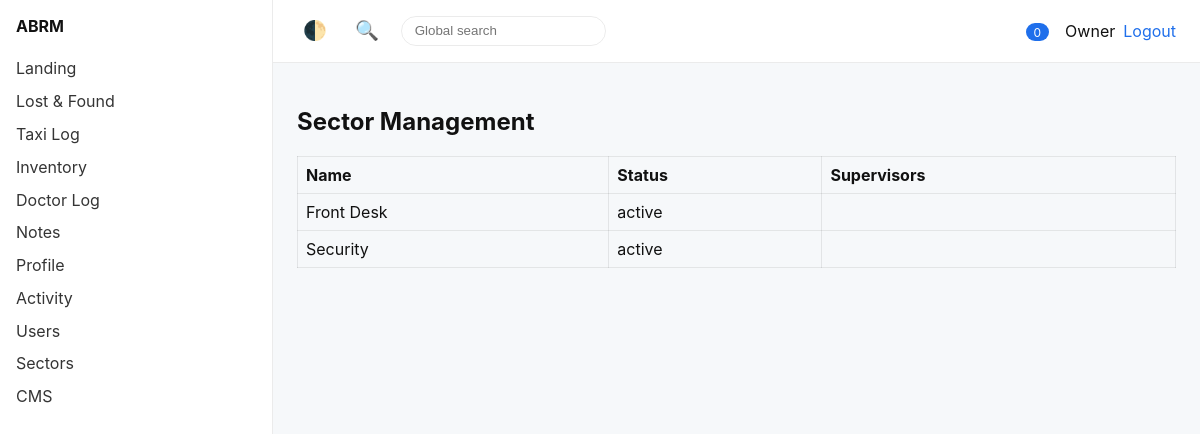
Page /sectors (signed in) on the earlier database version.
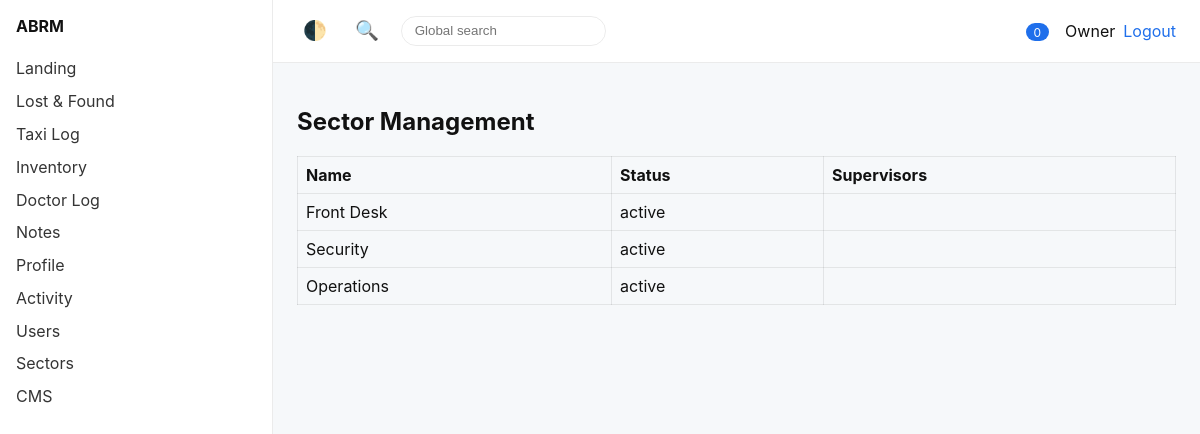
Same page on the later database version.
### tables this page shows
CREATE TABLE users (
    id INT AUTO_INCREMENT PRIMARY KEY,
    name VARCHAR(120) NOT NULL,
    email VARCHAR(160) NOT NULL UNIQUE,
    password_hash VARCHAR(255) NOT NULL,
    role_id INT,
    role_key VARCHAR(50) DEFAULT 'user',
    sector_id INT,
    status ENUM('active','suspended') DEFAULT 'active',
    theme_preference VARCHAR(20) DEFAULT 'light',
    theme_preset VARCHAR(40) DEFAULT 'default',
    language VARCHAR(10) DEFAULT 'en',
    date_format VARCHAR(20) DEFAULT 'Y-m-d',
    time_format VARCHAR(20) DEFAULT 'H:i',
    profile_picture_path VARCHAR(255),
    failed_attempts INT DEFAULT 0,
    locked_until DATETIME NULL,
    last_login_at DATETIME NULL,
    created_at TIMESTAMP DEFAULT CURRENT_TIMESTAMP,
    updated_at TIMESTAMP DEFAULT CURRENT_TIMESTAMP ON UPDATE CURRENT_TIMESTAMP
);

CREATE TABLE sectors (
    id INT AUTO_INCREMENT PRIMARY KEY,
    name VARCHAR(120) NOT NULL,
    status ENUM('active','suspended') DEFAULT 'active'
);

### src/Core/View.php (called while the page is built, shortened)
<?php
class View
{
    public function render(string $template, array $data = []): void
    {
        extract($data, EXTR_SKIP);
        $templatePath = __DIR__ . '/../../templates/' . $template . '.php';
        include $templatePath;
    }
}

### src/Modules/SectorManagement/SectorManagementController.php (called while the page is built, shortened)
<?php
class SectorManagementController extends Controller
{
    public function index(): void
    {
        $db = Database::connection();
        $stmt = $db->query('SELECT s.*, GROUP_CONCAT(u.name) as supervisors FROM sectors s LEFT JOIN sector_supervisors ss ON ss.sector_id = s.id LEFT JOIN users u ON u.id = ss.user_id GROUP BY s.id');
        $sectors = $stmt->fetchAll();
        $this->view->render('sector_management/index', [
            'user' => $this->auth->user(),
            'sectors' => $sectors,
            'csrf' => CSRF::token(),
        ]);
    }
}

### public/index.php (called while the page is built, shortened)
<?php
require_once __DIR__ . '/../bootstrap.php';
$router = new Router();
$router->get('/', function () {
    (new LandingController())->index();
});
$router->get('/lost-and-found', function () {
    (new LostAndFoundController())->index();
});
$router->post('/lost-and-found', function () {
    (new LostAndFoundController())->store();
});
$router->get('/lost-and-found/recycle-bin', function () {
    (new LostAndFoundController())->recycleBin();
});
$router->post('/lost-and-found/change-state', function () {
    (new LostAndFoundController())->changeState();
});
$router->post('/lost-and-found/delete', function () {
    (new LostAndFoundController())->delete();
});
$router->post('/lost-and-found/restore', function () {
    (new LostAndFoundController())->restore();
});
$router->post('/lost-and-found/release', function () {
    (new LostAndFoundController())->release();
});
$router->post('/lost-and-found/save-filter', function () {
    (new LostAndFoundController())->saveFilter();
});
$router->post('/lost-and-found/export', function () {
    (new LostAndFoundController())->export();
});
$router->post('/lost-and-found/update-text', function () {
    (new LostAndFoundController())->updateText();
});
$router->get('/taxi-log', function () {
    (new TaxiLogController())->index();
});
$router->post('/taxi-log', function () {
    (new TaxiLogController())->store();
});
$router->post('/taxi-log/delete', function () {
    (new TaxiLogController())->delete();
});
$router->post('/taxi-log/save-filter', function () {
    (new TaxiLogController())->saveFilter();
});
$router->post('/taxi-log/export', function () {
    (new TaxiLogController())->export();
});
$router->get('/inventory', function () {
    (new InventoryController())->index();
});
$router->post('/inventory', function () {
    (new InventoryController())->store();
});
$router->post('/inventory/movement', function () {
    (new InventoryController())->movement();
});
$router->post('/inventory/start-stocktake', function () {
    (new InventoryController())->startStocktake();
});
$router->post('/inventory/update-stocktake', function () {
    (new InventoryController())->updateStocktake();
});
$router->post('/inventory/save-filter', function () {
    (new InventoryController())->saveFilter();
});
$router->post('/inventory/export', function () {
    (new InventoryController())->export();
});
$router->get('/doctor-log', function () {
    (new DoctorLogController())->index();
});
$router->post('/doctor-log', function () {
    (new DoctorLogController())->store();
});
$router->post('/doctor-log/delete', function () {
    (new DoctorLogController())->delete();
});
$router->post('/doctor-log/save-filter', function () {
    (new DoctorLogController())->saveFilter();
});
$router->post('/doctor-log/export', function () {
    (new DoctorLogController())->export();
});
$router->get('/notes', function () {
    (new NotesController())->index();
});
$router->post('/notes', function () {
    (new NotesController())->store();
});
$router->post('/notes/checklist', function () {
    (new NotesController())->toggleChecklist();
});
$router->post('/notes/comment', function () {
    (new NotesController())->comment();
});
$router->post('/notes/share', function () {
    (new NotesController())->share();
});
$router->post('/notes/pin', function () {
    (new NotesController())->pin();
});
$router->post('/notes/favourite', function () {
    (new NotesController())->favourite();
});
$router->post('/notes/save-filter', function () {
    (new NotesController())->saveFilter();
});
$router->get('/profile', function () {
    (new UserProfileController())->index();
});
$router->get('/users', function () {
    (new UserManagementController())->index();
});
$router->get('/sectors', function () {
    (new SectorManagementController())->index();
});
$router->get('/activity', function () {
    (new UserActivityController())->index();
});
$router->post('/activity/export', function () {
    (new UserActivityController())->export();
});
$router->get('/cms', function () {
    (new CmsController())->index();
});
$router->dispatch(parse_url($_SERVER['REQUEST_URI'], PHP_URL_PATH), $_SERVER['REQUEST_METHOD']);

### src/Core/Router.php (called while the page is built, shortened)
<?php
class Router
{
    private array $routes = [];
    public function get(string $path, callable $handler): void
    {
        $this->routes['GET'][$path] = $handler;
    }
    public function post(string $path, callable $handler): void
    {
        $this->routes['POST'][$path] = $handler;
    }
    public function dispatch(string $path, string $method)
    {
        $method = strtoupper($method);
        $path = rtrim($path, '/') ?: '/';
        if (isset($this->routes[$method][$path])) {
            return call_user_func($this->routes[$method][$path]);
        }
        return null;
    }
}

### src/Core/Auth.php (called while the page is built, shortened)
<?php
class Auth
{
    private PDO $db;
    public function __construct()
    {
        $this->db = Database::connection();
    }
    public function user(): ?array
    {
        $stmt = $this->db->prepare('SELECT * FROM users WHERE id = :id');
        $stmt->execute(['id' => $_SESSION['user_id']]);
        $user = $stmt->fetch();
        return $user ?: null;
    }
}

### bootstrap.php (called while the page is built, shortened)
<?php
spl_autoload_register(function ($class) {
    $prefix = 'Core\\';
    if (str_starts_with($class, $prefix)) {
        $relative = substr($class, strlen($prefix));
        $path = __DIR__ . '/src/Core/' . str_replace('\\', '/', $relative) . '.php';
        return;
    }
});

### src/Core/Config.php (called while the page is built, shortened)
<?php
class Config
{
    private static array $config;
    public static function load(): void
    {
        if (!isset(self::$config)) {
            $path = __DIR__ . '/../../config/config.php';
            self::$config = require $path;
        }
    }
    public static function get(string $key, $default = null)
    {
        $segments = explode('.', $key);
        $value = self::$config;
        foreach ($segments as $segment) {
            $value = $value[$segment];
        }
        return $value;
    }
}

### src/Core/Database.php (called while the page is built, shortened)
<?php
class Database
{
    private static ?PDO $connection = null;
    public static function connection(): PDO
    {
        if (self::$connection === null) {
            $config = Config::get('database');
            try {
                self::$connection = new PDO(
                    $config['dsn'],
                    $config['user'],
                    $config['password'],
                    $config['options']
                );
            } catch (PDOException $e) {
                throw new \RuntimeException('Database connection failed: ' . $e->getMessage());
            }
        }
        return self::$connection;
    }
}

### src/Core/CSRF.php (called while the page is built, shortened)
<?php
class CSRF
{
    public static function token(): string
    {
        $name = Config::get('app.csrf_token_name');
        return $_SESSION[$name];
    }
}

### src/Core/Notifications.php (called while the page is built, shortened)
<?php
class Notifications
{
    private PDO $db;
    public function __construct()
    {
        $this->db = Database::connection();
    }
    public function unreadCount(int $userId): int
    {
        $stmt = $this->db->prepare('SELECT COUNT(*) FROM notifications WHERE user_id = :user AND is_read = 0');
        $stmt->execute(['user' => $userId]);
        return (int)$stmt->fetchColumn();
    }
}

### templates/sector_management/index.php (the view, shortened to what this page needs)
<h1>Sector Management</h1>
<table class="data-table">
    <thead>
        <tr>
            <th>Name</th>
            <th>Status</th>
            <th>Supervisors</th>
        </tr>
    </thead>
    <tbody>
        <?php foreach ($sectors as $sector): ?>
            <tr>
                <td><?= htmlspecialchars($sector['name']) ?></td>
                <td><?= htmlspecialchars($sector['status']) ?></td>
                <td><?= htmlspecialchars($sector['supervisors']) ?></td>
            </tr>
        <?php endforeach; ?>
    </tbody>
</table>
<?php $content = ob_get_clean(); $title = 'Sector Management'; include __DIR__ . '/../layout/main_layout.php';

### templates/layout/main_layout.php (shortened to what this page needs)
<?php
$notificationsService = new Notifications();
$initialUnread = isset($user) ? $notificationsService->unreadCount($user['id']) : 0;
?>
<!DOCTYPE html>
<html lang="en" data-theme="<?= htmlspecialchars($user['theme_preference'] ?? 'light') ?>">
<head>
    <link rel="stylesheet" href="/assets/css/app.css">
</head>
<body data-theme="<?= htmlspecialchars($user['theme_preference'] ?? 'light') ?>">
<div class="app-shell">
    <aside class="sidebar">
        <div class="logo">ABRM</div>
        <nav>
            <a href="/">Landing</a>
            <a href="/lost-and-found">Lost &amp; Found</a>
            <a href="/taxi-log">Taxi Log</a>
            <a href="/inventory">Inventory</a>
            <a href="/doctor-log">Doctor Log</a>
            <a href="/notes">Notes</a>
            <a href="/profile">Profile</a>
            <a href="/activity">Activity</a>
            <a href="/users">Users</a>
            <a href="/sectors">Sectors</a>
            <a href="/cms">CMS</a>
        </nav>
    </aside>
    <main>
        <header class="top-bar">
            <button id="theme-toggle" data-csrf="<?= htmlspecialchars(CSRF::token()) ?>" class="icon-btn" title="Toggle theme">🌓</button>
            <button class="icon-btn" id="search-trigger" title="Search (Ctrl+K)">🔍</button>
            <div class="search-inline">
                <input type="search" id="global-search" placeholder="Global search">
            </div>
            <div class="top-bar-right">
                <div class="notifications" id="notification-bell">
                    <span class="badge"><?= (int)$initialUnread ?></span>
                </div>
                <div class="user-menu">
                    <span><?= htmlspecialchars($user['name'] ?? '') ?></span>
                    <a href="/logout.php">Logout</a>
                </div>
            </div>
        </header>
        <section class="content">
            <?= $content ?? '' ?>
        </section>
    </main>
</div>
</body>
</html>

### public/assets/css/app.css (style rules this page uses)
:root { --bg: #f6f8fa; --text: #111; --card: #fff; --border: rgba(0,0,0,.08); --accent: #1f6feb; }
body { margin: 0; font-family: "Inter", system-ui, sans-serif; background: var(--bg); color: var(--text); }
.app-shell { display: flex; min-height: 100vh; }
.sidebar { width: 240px; background: var(--card); border-right: 1px solid var(--border); padding: 1rem; position: sticky; top: 0; height: 100vh; }
.sidebar .logo { font-weight: 700; margin-bottom: 1rem; }
.sidebar nav a { display: block; padding: .4rem 0; text-decoration: none; color: var(--text); opacity: .85; }
main { flex: 1; display: flex; flex-direction: column; }
.top-bar { display: flex; gap: 1rem; align-items: center; padding: 1rem 1.5rem; background: var(--card); border-bottom: 1px solid var(--border); }
.top-bar-right { margin-left: auto; display: flex; gap: 1rem; align-items: center; }
.icon-btn { background: none; border: none; font-size: 1.2rem; cursor: pointer; }
.search-inline input { border: 1px solid var(--border); border-radius: 999px; padding: .4rem .8rem; background: transparent; color: var(--text); }
.notifications { position: relative; }
.notifications .badge { background: var(--accent); color: #fff; border-radius: 999px; padding: .1rem .5rem; font-size: .75rem; }
.user-menu { display: flex; gap: .5rem; align-items: center; }
.user-menu a { color: var(--accent); text-decoration: none; }
.content { padding: 1.5rem; }
.data-table { width: 100%; border-collapse: collapse; }
.data-table th, .data-table td { border: 1px solid var(--border); padding: .5rem; text-align: left; }
.badge { display: inline-flex; align-items: center; padding: .2rem .5rem; border-radius: 999px; background: rgba(0,0,0,.07); font-size: .75rem; }

Differences in the rows shown:
added sectors: name "Operations", status "active"
